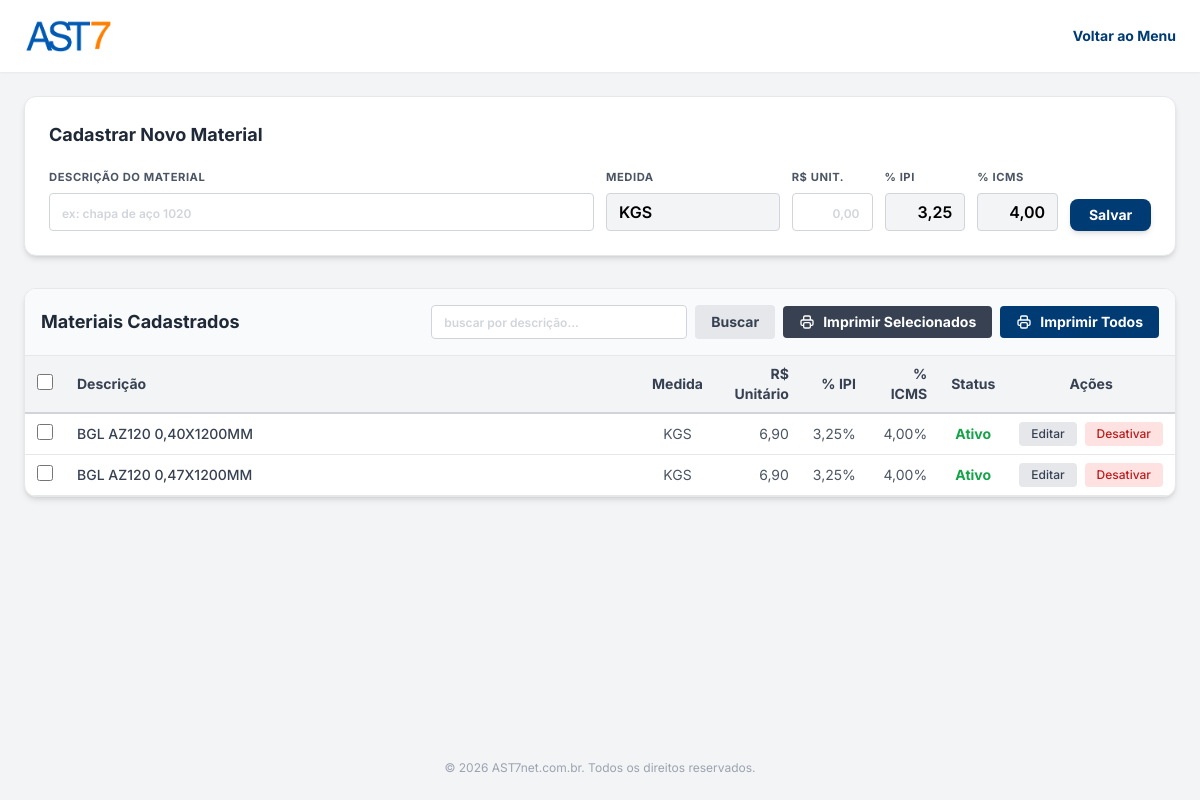
/materiais.php (signed in), run on the app's committed database.
### tables this page shows
CREATE TABLE materiais (
                id INTEGER PRIMARY KEY AUTOINCREMENT,
                descricao TEXT NOT NULL,
                medida TEXT NOT NULL,
                preco_unitario REAL DEFAULT 0.00,
                ipi REAL DEFAULT 0.00,
                icms REAL DEFAULT 0.00,
                ativo INTEGER DEFAULT 1,
                created_at DATETIME DEFAULT CURRENT_TIMESTAMP
            );

### materiais.php (the view, shortened to what this page needs)
<?php
$pdo = Database::getInstance();
$busca = isset($_GET['busca']) ? trim($_GET['busca']) : '';
$pagina_atual = isset($_GET['page']) && is_numeric($_GET['page']) ? (int)$_GET['page'] : 1;
$limite = 10;
$offset = ($pagina_atual - 1) * $limite;
$sql_where = " WHERE 1=1";
$params = [];
$sql = "SELECT * FROM materiais" . $sql_where . " ORDER BY descricao ASC LIMIT $limite OFFSET $offset";
$stmt = $pdo->prepare($sql);
$stmt->execute($params);
$materiais = $stmt->fetchAll();
?>
<!DOCTYPE html>
<html lang="pt-BR">
<head>
    <script src="https://cdn.tailwindcss.com"></script>
</head>
<body class="bg-bg-main min-h-screen flex flex-col font-sans text-text-main text-base">
    <header class="bg-white shadow-sm py-4 px-6 flex justify-between items-center">
        <img src="assets/ast7_logo.png" alt="AST7" class="h-10">
        <a href="dashboard.php" class="text-brand-blue hover:underline font-bold text-sm">Voltar ao Menu</a>
    </header>
    <main class="flex-grow p-4 md:p-6 max-w-7xl mx-auto w-full">
        <div class="bg-white p-6 rounded-xl shadow-md border border-gray-200 mb-8">
            <h2 class="text-lg font-bold text-gray-800 mb-4">Cadastrar Novo Material</h2>
            <form method="POST" class="grid grid-cols-1 md:grid-cols-12 gap-3 items-end">
                <div class="md:col-span-6">
                    <label class="form-label block mb-1">Descrição do Material</label>
                    <input type="text" name="descricao" required placeholder="Ex: Chapa de Aço 1020" class="w-full px-3 py-1.5 border border-gray-300 rounded focus:outline-none focus:ring-1 focus:ring-brand-blue font-semibold uppercase">
                </div>
                <div class="md:col-span-2">
                    <label class="form-label block mb-1">Medida</label>
                    <input type="text" name="medida" required value="KGS" class="w-full px-3 py-1.5 border border-gray-300 rounded focus:outline-none focus:ring-1 focus:ring-brand-blue font-semibold uppercase">
                </div>
                <div class="md:col-span-1">
                    <label class="form-label block mb-1">R$ Unit.</label>
                    <input type="text" name="preco_unitario" id="preco_unitario" placeholder="0,00" class="w-full px-3 py-1.5 border border-gray-300 rounded focus:outline-none focus:ring-1 focus:ring-brand-blue font-semibold text-right">
                </div>
                <div class="md:col-span-1">
                    <label class="form-label block mb-1">% IPI</label>
                    <input type="text" name="ipi" id="ipi" value="3,25" class="w-full px-3 py-1.5 border border-gray-300 rounded focus:outline-none focus:ring-1 focus:ring-brand-blue font-semibold text-right">
                </div>
                <div class="md:col-span-1">
                    <label class="form-label block mb-1">% ICMS</label>
                    <input type="text" name="icms" id="icms" value="4,00" class="w-full px-3 py-1.5 border border-gray-300 rounded focus:outline-none focus:ring-1 focus:ring-brand-blue font-semibold text-right">
                </div>
                <div class="md:col-span-1">
                    <button type="submit" class="w-full bg-brand-blue text-white font-bold py-1.5 px-2 rounded-lg shadow-md transition-all duration-200 hover:bg-blue-900 hover:-translate-y-0.5 active:scale-95 text-sm">
                        Salvar
                    </button>
                </div>
            </form>
        </div>
        <div class="bg-white rounded-xl shadow-md border border-gray-200 overflow-hidden">
            <div class="p-4 border-b border-gray-200 bg-gray-50 flex flex-col md:flex-row justify-between items-center gap-4">
                <h2 class="text-lg font-bold text-gray-800">Materiais Cadastrados</h2>
                <div class="flex flex-col md:flex-row items-center gap-2 w-full md:w-auto">
                    <form method="GET" class="flex gap-2 w-full md:w-auto">
                        <input type="text" name="busca" value="<?= htmlspecialchars($busca) ?>" placeholder="buscar por descrição..." class="px-3 py-1.5 border border-gray-300 rounded text-sm font-semibold w-full md:w-64">
                        <button type="submit" class="bg-gray-200 text-gray-700 px-4 py-1.5 rounded hover:bg-gray-300 font-bold text-sm transition-colors">Buscar</button>
                    </form>
                    <div class="flex gap-2 w-full md:w-auto mt-2 md:mt-0">
                        <button onclick="imprimirSelecionados()" class="bg-gray-700 text-white px-4 py-1.5 rounded hover:bg-gray-800 font-bold text-sm transition-colors flex items-center gap-2">
                            Imprimir Selecionados
                        </button>
                        <a href="relatorio_materiais.php?todos=1" target="_blank" class="bg-brand-blue text-white px-4 py-1.5 rounded hover:bg-blue-900 font-bold text-sm transition-colors flex items-center gap-2">
                            Imprimir Todos
                        </a>
                    </div>
                </div>
            </div>
            <div class="overflow-x-auto">
                <table class="w-full text-left border-collapse text-sm">
                    <thead>
                        <tr class="border-b-2 border-gray-300 text-gray-700 bg-gray-100">
                            <th class="py-2 px-3 w-10 text-center">
                                <input type="checkbox" id="checkAll" class="w-4 h-4 cursor-pointer" onclick="document.querySelectorAll('.chk-material').forEach(c => c.checked = this.checked)">
                            </th>
                            <th class="py-2 px-3 font-bold w-1/2">Descrição</th>
                            <th class="py-2 px-3 font-bold text-center">Medida</th>
                            <th class="py-2 px-3 font-bold text-right">R$ Unitário</th>
                            <th class="py-2 px-3 font-bold text-right">% IPI</th>
                            <th class="py-2 px-3 font-bold text-right">% ICMS</th>
                            <th class="py-2 px-3 font-bold text-center">Status</th>
                            <th class="py-2 px-3 font-bold text-center">Ações</th>
                        </tr>
                    </thead>
                    <tbody>
                        <?php foreach($materiais as $m): ?>
                        <tr class="border-b border-gray-200 hover:bg-blue-50 transition-colors <?= $m['ativo'] == 0 ? 'opacity-60 bg-gray-100' : '' ?>">
                            <td class="py-2 px-3 text-center">
                                <input type="checkbox" class="chk-material w-4 h-4 cursor-pointer" value="<?= $m['id'] ?>">
                            </td>
                            <td class="py-2 px-3 text-gray-700 font-medium"><?= htmlspecialchars($m['descricao']) ?></td>
                            <td class="py-2 px-3 text-gray-600 text-center"><?= htmlspecialchars($m['medida']) ?></td>
                            <td class="py-2 px-3 text-right <?= $m['preco_unitario'] > 0 ? 'text-gray-600' : 'text-gray-300' ?>"><?= number_format($m['preco_unitario'], 2, ',', '.') ?></td>
                            <td class="py-2 px-3 text-right <?= $m['ipi'] > 0 ? 'text-gray-600' : 'text-gray-300' ?>"><?= number_format($m['ipi'], 2, ',', '.') ?>%</td>
                            <td class="py-2 px-3 text-right <?= $m['icms'] > 0 ? 'text-gray-600' : 'text-gray-300' ?>"><?= number_format($m['icms'], 2, ',', '.') ?>%</td>
                            <td class="py-2 px-3 text-center">
                                <?php if($m['ativo']): ?>
                                    <span class="text-green-600 font-bold">Ativo</span>
                                <?php else: ?>
                                    <span class="text-red-500 font-bold">Inativo</span>
                                <?php endif; ?>
                            </td>
                            <td class="py-2 px-3">
                                <div class="flex items-center justify-center gap-2">
                                    <a href="materiais.php?edit=<?= $m['id'] ?>" class="bg-gray-200 text-gray-700 hover:bg-gray-300 px-3 py-1 rounded transition-colors text-xs font-medium">Editar</a>
                                    <a href="materiais.php?toggle=<?= $m['id'] ?>" class="<?= $m['ativo'] ? 'bg-red-100 text-red-700 hover:bg-red-200' : 'bg-green-100 text-green-700 hover:bg-green-200' ?> px-3 py-1 rounded transition-colors text-xs font-medium">
                                        <?= $m['ativo'] ? 'Desativar' : 'Ativar' ?>
                                    </a>
                                </div>
                            </td>
                        </tr>
                        <?php endforeach; ?>
                    </tbody>
                </table>
            </div>
        </div>
    </main>
    <?php include 'footer.php'; ?>
</body>
</html>

### materiais.php (style rules this page uses)
input:not(:placeholder-shown) { background-color: #F3F4F6 !important; }
.form-label { font-size: 0.7rem; text-transform: uppercase; color: #4B5563; font-weight: 700; letter-spacing: 0.05em; }
::placeholder { color: #D1D5DB !important; font-size: 0.75rem !important; text-transform: lowercase !important; }

### data on the page
materiais: descricao "BGL AZ120 0,40X1200MM", medida "KGS", preco_unitario "6,90", ipi "3,25", icms "4,00", ativo "Ativo"
materiais: descricao "BGL AZ120 0,47X1200MM", medida "KGS", preco_unitario "6,90", ipi "3,25", icms "4,00", ativo "Ativo"
